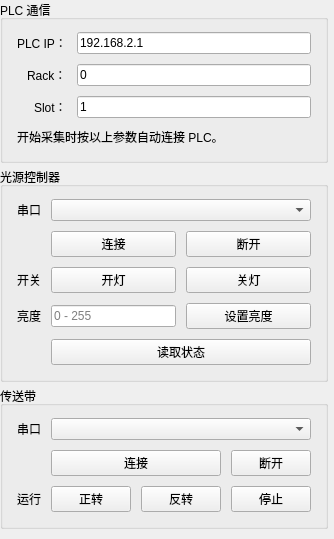
                <widget class="QWidget" name="devicePageContent">
                 <layout class="QVBoxLayout" name="devicePageLayout">
                  <property name="spacing">
                   <number>4</number>
                  </property>
                  <property name="leftMargin">
                   <number>0</number>
                  </property>
                  <property name="topMargin">
                   <number>0</number>
                  </property>
                  <property name="rightMargin">
                   <number>6</number>
                  </property>
                  <property name="bottomMargin">
                   <number>0</number>
                  </property>
                  <item>
                   <widget class="QGroupBox" name="plcGroup">
                    <property name="title">
                     <string>PLC 通信</string>
                    </property>
                    <layout class="QFormLayout" name="plcGroupLayout">
                     <property name="spacing">
                      <number>10</number>
                     </property>
                     <property name="leftMargin">
                      <number>14</number>
                     </property>
                     <property name="topMargin">
                      <number>12</number>
                     </property>
                     <property name="rightMargin">
                      <number>14</number>
                     </property>
                     <property name="bottomMargin">
                      <number>14</number>
                     </property>
                     <property name="labelAlignment">
                      <set>Qt::AlignmentFlag::AlignRight|Qt::AlignmentFlag::AlignVCenter</set>
                     </property>
                     <item row="0" column="0">
                      <widget class="QLabel" name="IPLabel">
                       <property name="text">
                        <string>PLC IP：</string>
                       </property>
                      </widget>
                     </item>
                     <item row="0" column="1">
                      <widget class="QLineEdit" name="IPEdit">
                       <property name="text">
                        <string>192.168.2.1</string>
                       </property>
                      </widget>
                     </item>
                     <item row="1" column="0">
                      <widget class="QLabel" name="RackLabel">
                       <property name="text">
                        <string>Rack：</string>
                       </property>
                      </widget>
                     </item>
                     <item row="1" column="1">
                      <widget class="QLineEdit" name="RackEdit">
                       <property name="text">
                        <string>0</string>
                       </property>
                      </widget>
                     </item>
                     <item row="2" column="0">
                      <widget class="QLabel" name="SlotLabel">
                       <property name="text">
                        <string>Slot：</string>
                       </property>
                      </widget>
                     </item>
                     <item row="2" column="1">
                      <widget class="QLineEdit" name="SlotEdit">
                       <property name="text">
                        <string>1</string>
                       </property>
                      </widget>
                     </item>
                     <item row="3" column="0" colspan="2">
                      <widget class="QLabel" name="plcHint">
                       <property name="text">
                        <string>开始采集时按以上参数自动连接 PLC。</string>
                       </property>
                       <property name="role" stdset="0">
                        <string notr="true">hint</string>
                       </property>
                       <property name="wordWrap">
                        <bool>true</bool>
                       </property>
                      </widget>
                     </item>
                    </layout>
                   </widget>
                  </item>
                  <item>
                   <widget class="QGroupBox" name="lightGroup">
                    <property name="title">
                     <string>光源控制器</string>
                    </property>
                    <layout class="QGridLayout" name="lightGroupLayout" columnstretch="0,1,1">
                     <property name="horizontalSpacing">
                      <number>10</number>
                     </property>
                     <property name="verticalSpacing">
                      <number>10</number>
                     </property>
                     <property name="leftMargin">
                      <number>14</number>
                     </property>
                     <property name="topMargin">
                      <number>12</number>
                     </property>
                     <property name="rightMargin">
                      <number>14</number>
                     </property>
                     <property name="bottomMargin">
                      <number>14</number>
                     </property>
                     <item row="0" column="0">
                      <widget class="QLabel" name="PortLabel">
                       <property name="text">
                        <string>串口</string>
                       </property>
                      </widget>
                     </item>
                     <item row="0" column="1" colspan="2">
                      <widget class="QComboBox" name="PortCombobox" />
                     </item>
                     <item row="1" column="1">
                      <widget class="QPushButton" name="PortConnect">
                       <property name="text">
                        <string>连接</string>
                       </property>
                       <property name="primary" stdset="0">
                        <bool>true</bool>
                       </property>
                      </widget>
                     </item>
                     <item row="1" column="2">
                      <widget class="QPushButton" name="PortDisconnect">
                       <property name="text">
                        <string>断开</string>
                       </property>
                      </widget>
                     </item>
                     <item row="2" column="0">
                      <widget class="QLabel" name="lightSwitchLabel">
                       <property name="text">
                        <string>开关</string>
                       </property>
                      </widget>
                     </item>
                     <item row="2" column="1">
                      <widget class="QPushButton" name="LightOn">
                       <property name="text">
                        <string>开灯</string>
                       </property>
                      </widget>
                     </item>
                     <item row="2" column="2">
                      <widget class="QPushButton" name="LightOff">
                       <property name="text">
                        <string>关灯</string>
                       </property>
                      </widget>
                     </item>
                     <item row="3" column="0">
                      <widget class="QLabel" name="lightnessLabel">
                       <property name="text">
                        <string>亮度</string>
                       </property>
                      </widget>
                     </item>
                     <item row="3" column="1">
                      <widget class="QLineEdit" name="LightnessEdit">
                       <property name="placeholderText">
                        <string>0 - 255</string>
                       </property>
                      </widget>
                     </item>
                     <item row="3" column="2">
                      <widget class="QPushButton" name="LightnessSet">
                       <property name="text">
                        <string>设置亮度</string>
                       </property>
                      </widget>
                     </item>
                     <item row="4" column="1" colspan="2">
                      <widget class="QPushButton" name="LightStatusGet">
                       <property name="text">
                        <string>读取状态</string>
                       </property>
                      </widget>
                     </item>
                    </layout>
                   </widget>
                  </item>
                  <item>
                   <widget class="QGroupBox" name="conveyorGroup">
                    <property name="title">
                     <string>传送带</string>
                    </property>
                    <layout class="QGridLayout" name="conveyorGroupLayout" columnstretch="0,1,1,1">
                     <property name="horizontalSpacing">
                      <number>10</number>
                     </property>
                     <property name="verticalSpacing">
                      <number>10</number>
                     </property>
                     <property name="leftMargin">
                      <number>14</number>
                     </property>
                     <property name="topMargin">
                      <number>12</number>
                     </property>
                     <property name="rightMargin">
                      <number>14</number>
                     </property>
                     <property name="bottomMargin">
                      <number>14</number>
                     </property>
                     <item row="0" column="0">
                      <widget class="QLabel" name="ConveyorPortLabel">
                       <property name="text">
                        <string>串口</string>
                       </property>
                      </widget>
                     </item>
                     <item row="0" column="1" colspan="3">
                      <widget class="QComboBox" name="ConveyorPortComboBox" />
                     </item>
                     <item row="1" column="1" colspan="2">
                      <widget class="QPushButton" name="ConConnect">
                       <property name="text">
                        <string>连接</string>
                       </property>
                       <property name="primary" stdset="0">
                        <bool>true</bool>
                       </property>
                      </widget>
                     </item>
                     <item row="1" column="3">
                      <widget class="QPushButton" name="ConDisconnect">
                       <property name="text">
                        <string>断开</string>
                       </property>
                      </widget>
                     </item>
                     <item row="2" column="0">
                      <widget class="QLabel" name="conveyorRunLabel">
                       <property name="text">
                        <string>运行</string>
                       </property>
                      </widget>
                     </item>
                     <item row="2" column="1">
                      <widget class="QPushButton" name="ConForward">
                       <property name="text">
                        <string>正转</string>
                       </property>
                      </widget>
                     </item>
                     <item row="2" column="2">
                      <widget class="QPushButton" name="ConReverse">
                       <property name="text">
                        <string>反转</string>
                       </property>
                      </widget>
                     </item>
                     <item row="2" column="3">
                      <widget class="QPushButton" name="ConStop">
                       <property name="text">
                        <string>停止</string>
                       </property>
                       <property name="danger" stdset="0">
                        <bool>true</bool>
                       </property>
                      </widget>
                     </item>
                    </layout>
                   </widget>
                  </item>
                  <item>
                   <spacer name="spacer_5">
                    <property name="orientation">
                     <enum>Qt::Orientation::Vertical</enum>
                    </property>
                    <property name="sizeHint" stdset="0">
                     <size>
                      <width>20</width>
                      <height>10</height>
                     </size>
                    </property>
                   </spacer>
                  </item>
                 </layout>
                </widget>
